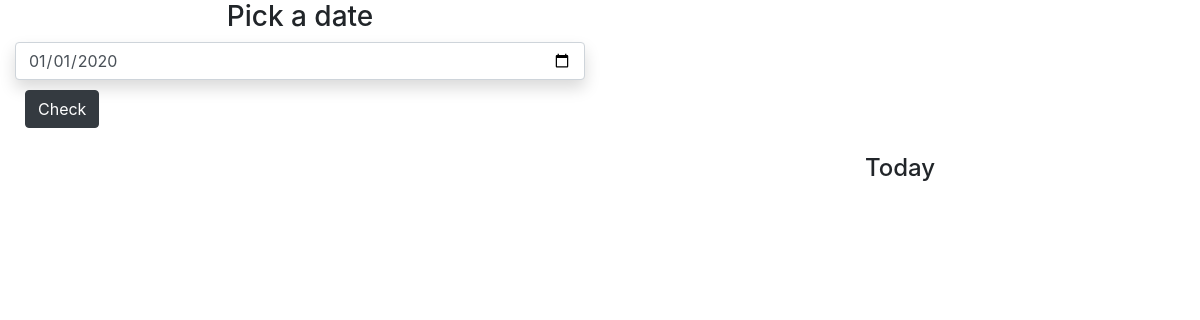
Before: /orgdashboard/check/ (signed in) with the older database file.
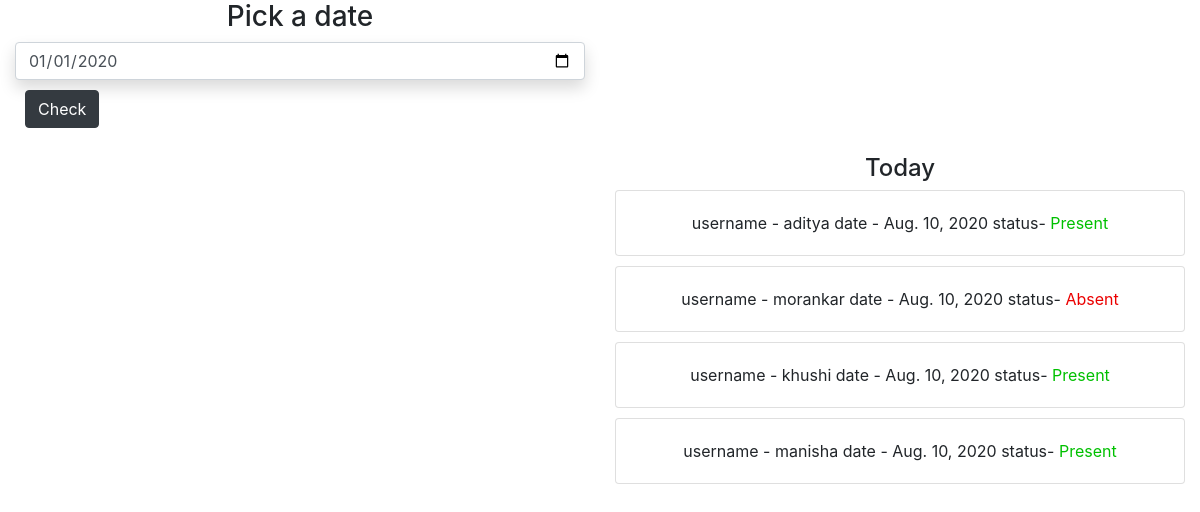
After: the same page with the newer database file.
### attendanceapp/models.py (models this page shows, shortened)
class Userattendance(models.Model):
    orgname = models.CharField(max_length=200)
    username = models.CharField(max_length=200)
    status =models.BooleanField(default=False)
    date = models.DateTimeField(default = datetime.today)
    encoded = models.TextField(default='')
    imagee = models.ImageField(blank=True)

### attendanceapp/views.py (the view, shortened to what this page needs)
# urls.py: path('orgdashboard/check/', views.check, name="checkattendance"),
def check(request):
    users = Userattendance.objects.filter(orgname = request.user.username).filter(date = datetime.now().date())
    return render(request, 'checkattendance.html', {'users':users})

### templates/checkattendance.html (shortened to what this page needs)
<!DOCTYPE html>
<html lang="en">
<head>
    <link rel="stylesheet" href="https://stackpath.bootstrapcdn.com/bootstrap/4.5.0/css/bootstrap.min.css"
>
</head>
<body>
    <div class="container-fluid">
        <div class="row" align="center">
            <div class="col-xl-6 col-6">
                <h3>Pick a date</h3>
            </div>
        </div>
        <form id="form" class="form-group row" method="post">
            <div class="col-6 col-xl-6">
                <input class="form-control input-xl shadow" name="datee" type="date" value="2020-01-01"
                    id="example-date-input">
                <button type="submit" id="submitt" class="btn btn-dark" style="margin: 10px;">Check</button>
            </div>
        </form>
    </div>
    <div class="container-fluid">
        <div class="row" align="center">
            <div class="col-6 col-xl-6" id="infoo"></div>
            <div class="col-6 col-xl-6">
                <h4>Today</h4>
                {% for user in users %}
                <div class="row" style="margin-bottom: 10px;">
                    <div class="col-xl-12">
                        <div class="card">
                            <div class="card-body">
                                <span style="font-size: 2vmin;">username - {{user.username}}</span>
                                <span style="font-size: 2vmin;">date - {{user.date.date}}</span>
                                <span style=" font-size: 2vmin;"> status-
                                    {% if user.status is True %}
                                    <span style="color: rgb(0, 192, 0); font-size: 2vmin;"> Present</span>
                                    {% else %}
                                    <span style="color: rgb(235, 0, 0); font-size: 2vmin;">Absent</span>
                                    {% endif %}
                                </span>
                            </div>
                        </div>
                    </div>
                </div>
                {% endfor %}
            </div>
        </div>
    </div>
</body>
</html>

Changed rows visible on the page:
added Userattendance: username "aditya", date "Aug. 10, 2020", status "Present"
added Userattendance: username "morankar", date "Aug. 10, 2020", status "Absent"
added Userattendance: username "khushi", date "Aug. 10, 2020", status "Present"
added Userattendance: username "manisha", date "Aug. 10, 2020", status "Present"
